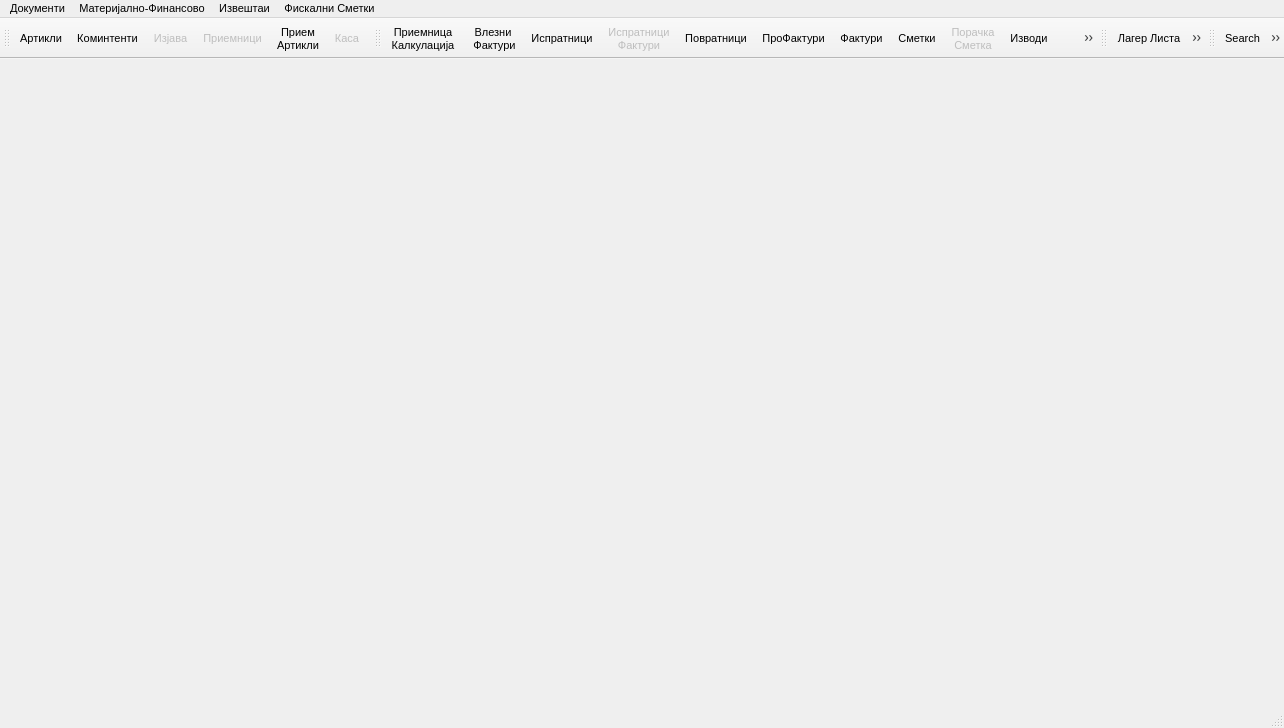
<?xml version="1.0" encoding="UTF-8"?>
<ui version="4.0">
 <class>sternaClass</class>
 <widget class="QMainWindow" name="sternaClass">
  <property name="geometry">
   <rect>
    <x>0</x>
    <y>0</y>
    <width>1284</width>
    <height>728</height>
   </rect>
  </property>
  <property name="font">
   <font>
    <pointsize>8</pointsize>
   </font>
  </property>
  <property name="windowTitle">
   <string>Sterna</string>
  </property>
  <property name="windowIcon">
   <iconset resource="sterna.qrc">
    <normaloff>:/sterna/Resources/imagesCA93H0U6.bmp</normaloff>:/sterna/Resources/imagesCA93H0U6.bmp</iconset>
  </property>
  <widget class="QWidget" name="centralWidget"/>
  <widget class="QMenuBar" name="menuBar">
   <property name="geometry">
    <rect>
     <x>0</x>
     <y>0</y>
     <width>1284</width>
     <height>21</height>
    </rect>
   </property>
   <widget class="QMenu" name="menu_4">
    <property name="title">
     <string>Извештаи</string>
    </property>
    <addaction name="actionLager"/>
    <addaction name="actionIzvestai"/>
    <addaction name="actionDnevenPromet"/>
    <addaction name="separator"/>
    <addaction name="actionAnalitikaKomintent"/>
    <addaction name="actionAnalitikaArtikli"/>
    <addaction name="separator"/>
    <addaction name="actionFinansova_Kartica"/>
   </widget>
   <widget class="QMenu" name="menu_3">
    <property name="title">
     <string>Материјално-Финансово</string>
    </property>
    <addaction name="actionMyFakturiVlezni"/>
    <addaction name="actionKalkulacii"/>
    <addaction name="actionMyFakturi"/>
    <addaction name="actionProFaktura"/>
    <addaction name="separator"/>
    <addaction name="actionIzvodi"/>
   </widget>
   <widget class="QMenu" name="menu">
    <property name="title">
     <string>Документи</string>
    </property>
    <addaction name="action_MyArtikli"/>
    <addaction name="actionDDV"/>
    <addaction name="actionBanki"/>
    <addaction name="actionKasi"/>
    <addaction name="action_KomintentiLista"/>
    <addaction name="separator"/>
    <addaction name="actionPreview"/>
    <addaction name="actionPrinter"/>
    <addaction name="actionClose"/>
    <addaction name="actionVraboteni"/>
   </widget>
   <widget class="QMenu" name="menu_2">
    <property name="title">
     <string>Фискални Сметки</string>
    </property>
    <addaction name="actionDnevnoFiskalnoZatvaranje"/>
    <addaction name="actionKontrolenIzvestaj"/>
    <addaction name="actionDetalenIzvestajPoPeriod"/>
    <addaction name="actionPodesuvanjeDatumCas"/>
   </widget>
   <addaction name="menu"/>
   <addaction name="menu_3"/>
   <addaction name="menu_4"/>
   <addaction name="menu_2"/>
  </widget>
  <widget class="QToolBar" name="toolBar">
   <property name="windowTitle">
    <string>Материјално</string>
   </property>
   <property name="orientation">
    <enum>Qt::Horizontal</enum>
   </property>
   <property name="toolButtonStyle">
    <enum>Qt::ToolButtonTextUnderIcon</enum>
   </property>
   <attribute name="toolBarArea">
    <enum>TopToolBarArea</enum>
   </attribute>
   <attribute name="toolBarBreak">
    <bool>false</bool>
   </attribute>
   <addaction name="action_MyArtikli"/>
   <addaction name="action_KomintentiLista"/>
   <addaction name="actionIzjava"/>
   <addaction name="actionMyPriemnici"/>
   <addaction name="action_n"/>
   <addaction name="actionKasi"/>
  </widget>
  <widget class="QStatusBar" name="statusBar"/>
  <widget class="QToolBar" name="toolBar_2">
   <property name="windowTitle">
    <string>Финансово</string>
   </property>
   <property name="orientation">
    <enum>Qt::Horizontal</enum>
   </property>
   <property name="toolButtonStyle">
    <enum>Qt::ToolButtonTextUnderIcon</enum>
   </property>
   <attribute name="toolBarArea">
    <enum>TopToolBarArea</enum>
   </attribute>
   <attribute name="toolBarBreak">
    <bool>false</bool>
   </attribute>
   <addaction name="actionKalkulacii"/>
   <addaction name="actionMyFakturiVlezni"/>
   <addaction name="actionMyIspratnici"/>
   <addaction name="actionMyFakturi"/>
   <addaction name="actionMyPovratnica"/>
   <addaction name="actionProFaktura"/>
   <addaction name="actionFakturiMaster"/>
   <addaction name="actionSmetki"/>
   <addaction name="actionPorackiSmetki"/>
   <addaction name="actionIzvodi"/>
   <addaction name="actionMyOdobrenie"/>
  </widget>
  <widget class="QToolBar" name="toolBar_3">
   <property name="enabled">
    <bool>true</bool>
   </property>
   <property name="windowTitle">
    <string>Извештаи</string>
   </property>
   <property name="orientation">
    <enum>Qt::Horizontal</enum>
   </property>
   <property name="toolButtonStyle">
    <enum>Qt::ToolButtonTextUnderIcon</enum>
   </property>
   <attribute name="toolBarArea">
    <enum>TopToolBarArea</enum>
   </attribute>
   <attribute name="toolBarBreak">
    <bool>false</bool>
   </attribute>
   <addaction name="actionLager"/>
   <addaction name="actionAnalitikaKomintent"/>
   <addaction name="actionAnalitikaArtikli"/>
   <addaction name="actionFinansova_Kartica"/>
   <addaction name="actionPopis"/>
  </widget>
  <widget class="QToolBar" name="toolBar_4">
   <property name="windowTitle">
    <string>Алатки</string>
   </property>
   <property name="toolButtonStyle">
    <enum>Qt::ToolButtonTextUnderIcon</enum>
   </property>
   <attribute name="toolBarArea">
    <enum>TopToolBarArea</enum>
   </attribute>
   <attribute name="toolBarBreak">
    <bool>false</bool>
   </attribute>
   <addaction name="actionSearch"/>
   <addaction name="actionPreview"/>
   <addaction name="actionIzvestaPromenaCeni"/>
   <addaction name="actionDnevenPromet"/>
   <addaction name="actionPeriodicenIzvestaj"/>
   <addaction name="actionIzvestai"/>
   <addaction name="actionClose"/>
  </widget>
  <action name="action_KomintentiLista">
   <property name="icon">
    <iconset resource="sterna.qrc">
     <normaloff>:/sterna/Resources/imagesCADR5ZAI.png</normaloff>:/sterna/Resources/imagesCADR5ZAI.png</iconset>
   </property>
   <property name="text">
    <string>Коминтенти</string>
   </property>
   <property name="shortcut">
    <string>Alt+K</string>
   </property>
  </action>
  <action name="action_MyArtikli">
   <property name="icon">
    <iconset resource="sterna.qrc">
     <normaloff>:/sterna/Resources/isimple_system_lnx-Icons-32X32-paste_png-32x32.png</normaloff>:/sterna/Resources/isimple_system_lnx-Icons-32X32-paste_png-32x32.png</iconset>
   </property>
   <property name="text">
    <string>Артикли</string>
   </property>
   <property name="shortcut">
    <string>Alt+A</string>
   </property>
  </action>
  <action name="actionMyIspratnici">
   <property name="enabled">
    <bool>true</bool>
   </property>
   <property name="icon">
    <iconset resource="sterna.qrc">
     <normaloff>:/sterna/Resources/add-file-32x32.png</normaloff>:/sterna/Resources/add-file-32x32.png</iconset>
   </property>
   <property name="text">
    <string>Испратници</string>
   </property>
   <property name="shortcut">
    <string>Alt+I</string>
   </property>
   <property name="visible">
    <bool>true</bool>
   </property>
  </action>
  <action name="actionMyPriemnici">
   <property name="enabled">
    <bool>false</bool>
   </property>
   <property name="icon">
    <iconset resource="sterna.qrc">
     <normaloff>:/sterna/Resources/delete-file-32x32.png</normaloff>:/sterna/Resources/delete-file-32x32.png</iconset>
   </property>
   <property name="text">
    <string>Приемници</string>
   </property>
   <property name="shortcut">
    <string>Alt+P</string>
   </property>
   <property name="visible">
    <bool>false</bool>
   </property>
  </action>
  <action name="actionMyPovratnica">
   <property name="enabled">
    <bool>true</bool>
   </property>
   <property name="icon">
    <iconset resource="sterna.qrc">
     <normaloff>:/sterna/Resources/Pastel_Icons-folder_open_ico-32x32.png</normaloff>:/sterna/Resources/Pastel_Icons-folder_open_ico-32x32.png</iconset>
   </property>
   <property name="text">
    <string>Повратници</string>
   </property>
   <property name="shortcut">
    <string>Alt+O</string>
   </property>
   <property name="visible">
    <bool>true</bool>
   </property>
  </action>
  <action name="actionMyFakturi">
   <property name="enabled">
    <bool>false</bool>
   </property>
   <property name="icon">
    <iconset resource="sterna.qrc">
     <normaloff>:/sterna/Resources/invoice.png</normaloff>:/sterna/Resources/invoice.png</iconset>
   </property>
   <property name="text">
    <string>Фактури</string>
   </property>
   <property name="iconText">
    <string>Испратници
Фактури</string>
   </property>
   <property name="shortcut">
    <string>Alt+F</string>
   </property>
   <property name="visible">
    <bool>false</bool>
   </property>
  </action>
  <action name="actionBanki">
   <property name="enabled">
    <bool>true</bool>
   </property>
   <property name="icon">
    <iconset resource="sterna.qrc">
     <normaloff>:/sterna/Resources/bank.png</normaloff>:/sterna/Resources/bank.png</iconset>
   </property>
   <property name="text">
    <string>Банки</string>
   </property>
   <property name="visible">
    <bool>true</bool>
   </property>
  </action>
  <action name="actionProFaktura">
   <property name="enabled">
    <bool>true</bool>
   </property>
   <property name="icon">
    <iconset resource="sterna.qrc">
     <normaloff>:/sterna/Resources/pro_invoice.png</normaloff>:/sterna/Resources/pro_invoice.png</iconset>
   </property>
   <property name="text">
    <string>ПроФактури</string>
   </property>
   <property name="visible">
    <bool>true</bool>
   </property>
  </action>
  <action name="actionKasi">
   <property name="enabled">
    <bool>false</bool>
   </property>
   <property name="icon">
    <iconset resource="sterna.qrc">
     <normaloff>:/sterna/Resources/kasa1.png</normaloff>:/sterna/Resources/kasa1.png</iconset>
   </property>
   <property name="text">
    <string>Каса</string>
   </property>
   <property name="toolTip">
    <string>Каса</string>
   </property>
   <property name="visible">
    <bool>false</bool>
   </property>
  </action>
  <action name="actionDDV">
   <property name="icon">
    <iconset resource="sterna.qrc">
     <normaloff>:/sterna/Resources/ddv.png</normaloff>:/sterna/Resources/ddv.png</iconset>
   </property>
   <property name="text">
    <string>ДДВ</string>
   </property>
   <property name="visible">
    <bool>false</bool>
   </property>
  </action>
  <action name="actionLager">
   <property name="icon">
    <iconset resource="sterna.qrc">
     <normaloff>:/sterna/Resources/lager.png</normaloff>:/sterna/Resources/lager.png</iconset>
   </property>
   <property name="text">
    <string>Лагер Листа</string>
   </property>
   <property name="shortcut">
    <string>Ctrl+L</string>
   </property>
  </action>
  <action name="actionIzvestai">
   <property name="enabled">
    <bool>true</bool>
   </property>
   <property name="icon">
    <iconset resource="sterna.qrc">
     <normaloff>:/sterna/Resources/reports.png</normaloff>:/sterna/Resources/reports.png</iconset>
   </property>
   <property name="text">
    <string>Фактури Gantt Chart</string>
   </property>
   <property name="iconText">
    <string>Фактури
 Gantt Chart</string>
   </property>
   <property name="visible">
    <bool>true</bool>
   </property>
  </action>
  <action name="actionIzvodi">
   <property name="enabled">
    <bool>true</bool>
   </property>
   <property name="icon">
    <iconset resource="sterna.qrc">
     <normaloff>:/sterna/Resources/isimple_system_lnx-Icons-32X32-file_new_png-32x32.png</normaloff>:/sterna/Resources/isimple_system_lnx-Icons-32X32-file_new_png-32x32.png</iconset>
   </property>
   <property name="text">
    <string>Изводи</string>
   </property>
   <property name="shortcut">
    <string>Alt+I</string>
   </property>
   <property name="visible">
    <bool>true</bool>
   </property>
  </action>
  <action name="actionPrinter">
   <property name="enabled">
    <bool>true</bool>
   </property>
   <property name="icon">
    <iconset resource="sterna.qrc">
     <normaloff>:/sterna/Resources/Printer-icon.png</normaloff>:/sterna/Resources/Printer-icon.png</iconset>
   </property>
   <property name="text">
    <string>Print</string>
   </property>
   <property name="toolTip">
    <string>Принтер (Ctrl+P)</string>
   </property>
   <property name="shortcut">
    <string>Ctrl+P</string>
   </property>
   <property name="visible">
    <bool>true</bool>
   </property>
   <property name="iconVisibleInMenu">
    <bool>true</bool>
   </property>
  </action>
  <action name="actionMyFakturiVlezni">
   <property name="icon">
    <iconset resource="sterna.qrc">
     <normaloff>:/sterna/Resources/reports.png</normaloff>:/sterna/Resources/reports.png</iconset>
   </property>
   <property name="text">
    <string>Влезни Фактури</string>
   </property>
   <property name="iconText">
    <string>Влезни
 Фактури</string>
   </property>
   <property name="visible">
    <bool>false</bool>
   </property>
  </action>
  <action name="actionAnalitikaKomintent">
   <property name="enabled">
    <bool>false</bool>
   </property>
   <property name="icon">
    <iconset resource="sterna.qrc">
     <normaloff>:/sterna/Resources/k-color-edit-icon.png</normaloff>:/sterna/Resources/k-color-edit-icon.png</iconset>
   </property>
   <property name="text">
    <string>Аналитика Коминтенти</string>
   </property>
   <property name="iconText">
    <string>Аналитика
 Коминтенти</string>
   </property>
   <property name="shortcut">
    <string>Ctrl+Shift+K</string>
   </property>
   <property name="visible">
    <bool>false</bool>
   </property>
  </action>
  <action name="actionIzjava">
   <property name="enabled">
    <bool>false</bool>
   </property>
   <property name="icon">
    <iconset resource="sterna.qrc">
     <normaloff>:/sterna/Resources/pro_invoice.png</normaloff>:/sterna/Resources/pro_invoice.png</iconset>
   </property>
   <property name="text">
    <string>Изјава</string>
   </property>
   <property name="toolTip">
    <string>Приемница од физичко лице</string>
   </property>
   <property name="shortcut">
    <string>Alt+J</string>
   </property>
   <property name="visible">
    <bool>false</bool>
   </property>
  </action>
  <action name="actionDnevenPromet">
   <property name="enabled">
    <bool>false</bool>
   </property>
   <property name="icon">
    <iconset resource="sterna.qrc">
     <normaloff>:/sterna/Resources/bank.png</normaloff>:/sterna/Resources/bank.png</iconset>
   </property>
   <property name="text">
    <string>Дневен Извештај</string>
   </property>
   <property name="iconText">
    <string>Дневен
Извештај</string>
   </property>
   <property name="toolTip">
    <string>Дневен Извештај</string>
   </property>
   <property name="visible">
    <bool>false</bool>
   </property>
  </action>
  <action name="actionClose">
   <property name="icon">
    <iconset resource="sterna.qrc">
     <normaloff>:/sterna/Resources/close-32x32.png</normaloff>:/sterna/Resources/close-32x32.png</iconset>
   </property>
   <property name="text">
    <string>Close</string>
   </property>
   <property name="shortcut">
    <string>Ctrl+X</string>
   </property>
  </action>
  <action name="actionPreview">
   <property name="icon">
    <iconset resource="sterna.qrc">
     <normaloff>:/sterna/Resources/Preview-icon.png</normaloff>:/sterna/Resources/Preview-icon.png</iconset>
   </property>
   <property name="text">
    <string>Preview</string>
   </property>
   <property name="toolTip">
    <string>Preview (Ctrl+W)</string>
   </property>
   <property name="shortcut">
    <string>Ctrl+W</string>
   </property>
  </action>
  <action name="actionAnalitikaArtikli">
   <property name="icon">
    <iconset resource="sterna.qrc">
     <normaloff>:/sterna/Resources/isimple_system_lnx-Icons-32X32-paste_png-32x32.png</normaloff>:/sterna/Resources/isimple_system_lnx-Icons-32X32-paste_png-32x32.png</iconset>
   </property>
   <property name="text">
    <string>Аналитика Артикли</string>
   </property>
   <property name="iconText">
    <string>Аналитика
 Артикли</string>
   </property>
   <property name="toolTip">
    <string>Аналитика Артикли</string>
   </property>
   <property name="shortcut">
    <string>Ctrl+Shift+A</string>
   </property>
  </action>
  <action name="action_n">
   <property name="icon">
    <iconset resource="sterna.qrc">
     <normaloff>:/sterna/Resources/Pastel_Icons-folder_open_ico-32x32.png</normaloff>:/sterna/Resources/Pastel_Icons-folder_open_ico-32x32.png</iconset>
   </property>
   <property name="text">
    <string>Прием Артикли</string>
   </property>
   <property name="iconText">
    <string>Прием
Артикли</string>
   </property>
   <property name="toolTip">
    <string>Прием Артикли</string>
   </property>
   <property name="visible">
    <bool>false</bool>
   </property>
  </action>
  <action name="actionSearch">
   <property name="enabled">
    <bool>true</bool>
   </property>
   <property name="icon">
    <iconset resource="sterna.qrc">
     <normaloff>:/sterna/Resources/zoom-in-icon.png</normaloff>:/sterna/Resources/zoom-in-icon.png</iconset>
   </property>
   <property name="text">
    <string>Search</string>
   </property>
   <property name="toolTip">
    <string>Search</string>
   </property>
   <property name="shortcut">
    <string>Ctrl+F</string>
   </property>
   <property name="visible">
    <bool>true</bool>
   </property>
  </action>
  <action name="actionPeriodicenIzvestaj">
   <property name="enabled">
    <bool>true</bool>
   </property>
   <property name="icon">
    <iconset resource="sterna.qrc">
     <normaloff>:/sterna/Resources/bank.png</normaloff>:/sterna/Resources/bank.png</iconset>
   </property>
   <property name="text">
    <string>Периодичен Извештај</string>
   </property>
   <property name="iconText">
    <string>Периодичен
 Извештај</string>
   </property>
   <property name="toolTip">
    <string>Периодичен Извештај</string>
   </property>
   <property name="visible">
    <bool>true</bool>
   </property>
  </action>
  <action name="actionFinansova_Kartica">
   <property name="icon">
    <iconset resource="sterna.qrc">
     <normaloff>:/sterna/Resources/kasa1.png</normaloff>:/sterna/Resources/kasa1.png</iconset>
   </property>
   <property name="text">
    <string>Обврски</string>
   </property>
   <property name="iconText">
    <string>Обврски</string>
   </property>
   <property name="toolTip">
    <string>Финасова Картица</string>
   </property>
   <property name="shortcut">
    <string>Ctrl+O</string>
   </property>
  </action>
  <action name="actionMyOdobrenie">
   <property name="icon">
    <iconset resource="sterna.qrc">
     <normaloff>:/sterna/Resources/grid1.png</normaloff>:/sterna/Resources/grid1.png</iconset>
   </property>
   <property name="text">
    <string>Книжно Одобрение</string>
   </property>
   <property name="iconText">
    <string>Книжно
Одобрение</string>
   </property>
   <property name="toolTip">
    <string>Одобрение</string>
   </property>
   <property name="visible">
    <bool>false</bool>
   </property>
  </action>
  <action name="actionVraboteni">
   <property name="icon">
    <iconset resource="sterna.qrc">
     <normaloff>:/sterna/Resources/imagesCADR5ZAI.png</normaloff>:/sterna/Resources/imagesCADR5ZAI.png</iconset>
   </property>
   <property name="text">
    <string>Вработени</string>
   </property>
   <property name="toolTip">
    <string>Вработени</string>
   </property>
   <property name="shortcut">
    <string>Ctrl+V</string>
   </property>
  </action>
  <action name="actionSmetki">
   <property name="enabled">
    <bool>true</bool>
   </property>
   <property name="icon">
    <iconset resource="sterna.qrc">
     <normaloff>:/sterna/Resources/kasa1.png</normaloff>:/sterna/Resources/kasa1.png</iconset>
   </property>
   <property name="text">
    <string>Сметки</string>
   </property>
   <property name="toolTip">
    <string>Сметки</string>
   </property>
   <property name="shortcut">
    <string>Ctrl+S</string>
   </property>
   <property name="visible">
    <bool>true</bool>
   </property>
  </action>
  <action name="actionKalkulacii">
   <property name="icon">
    <iconset resource="sterna.qrc">
     <normaloff>:/sterna/Resources/kasa1.png</normaloff>:/sterna/Resources/kasa1.png</iconset>
   </property>
   <property name="text">
    <string> Приемница -Калкулација</string>
   </property>
   <property name="iconText">
    <string>Приемница
Калкулација</string>
   </property>
   <property name="shortcut">
    <string>Alt+K</string>
   </property>
   <property name="visible">
    <bool>true</bool>
   </property>
  </action>
  <action name="actionIzvestaPromenaCeni">
   <property name="icon">
    <iconset resource="sterna.qrc">
     <normaloff>:/sterna/Resources/grid1.png</normaloff>:/sterna/Resources/grid1.png</iconset>
   </property>
   <property name="text">
    <string>IzvestaPromenaCeni</string>
   </property>
   <property name="iconText">
    <string>Промена на
цени</string>
   </property>
   <property name="shortcut">
    <string>Ctrl+P, Ctrl+C</string>
   </property>
  </action>
  <action name="actionFakturiMaster">
   <property name="icon">
    <iconset resource="sterna.qrc">
     <normaloff>:/sterna/Resources/pro_invoice.png</normaloff>:/sterna/Resources/pro_invoice.png</iconset>
   </property>
   <property name="text">
    <string>Фактури</string>
   </property>
   <property name="toolTip">
    <string>Фактури</string>
   </property>
  </action>
  <action name="actionPopis">
   <property name="enabled">
    <bool>false</bool>
   </property>
   <property name="icon">
    <iconset resource="sterna.qrc">
     <normaloff>:/sterna/Resources/Pastel_Icons-folder_open_ico-32x32.png</normaloff>:/sterna/Resources/Pastel_Icons-folder_open_ico-32x32.png</iconset>
   </property>
   <property name="text">
    <string>Popis</string>
   </property>
   <property name="toolTip">
    <string>Попис</string>
   </property>
   <property name="visible">
    <bool>false</bool>
   </property>
  </action>
  <action name="actionDnevnoFiskalnoZatvaranje">
   <property name="text">
    <string>Дневно Фискално Затварање</string>
   </property>
  </action>
  <action name="actionPorackiSmetki">
   <property name="enabled">
    <bool>false</bool>
   </property>
   <property name="icon">
    <iconset resource="sterna.qrc">
     <normaloff>:/sterna/Resources/isimple_system_lnx-Icons-32X32-paste_png-32x32.png</normaloff>:/sterna/Resources/isimple_system_lnx-Icons-32X32-paste_png-32x32.png</iconset>
   </property>
   <property name="text">
    <string>Порачка Сметка</string>
   </property>
   <property name="iconText">
    <string>Порачка
Сметка</string>
   </property>
   <property name="visible">
    <bool>false</bool>
   </property>
  </action>
  <action name="actionKontrolenIzvestaj">
   <property name="text">
    <string>Контролен Извештај</string>
   </property>
  </action>
  <action name="actionDetalenIzvestajPoPeriod">
   <property name="text">
    <string>Детален Извештај по период</string>
   </property>
  </action>
  <action name="actionPodesuvanjeDatumCas">
   <property name="text">
    <string>Подесување Датум Час</string>
   </property>
  </action>
 </widget>
 <layoutdefault spacing="6" margin="11"/>
 <resources>
  <include location="sterna.qrc"/>
 </resources>
 <connections/>
</ui>
